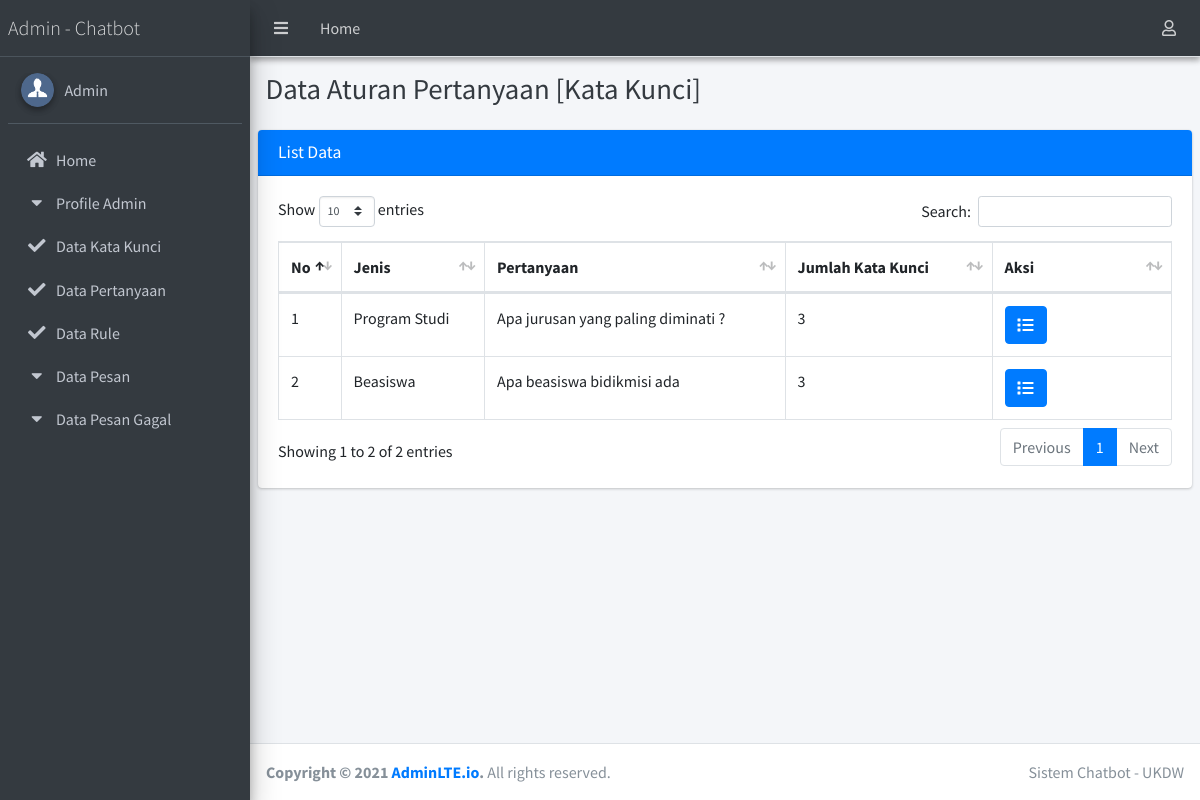
Page /admin/index.php?hal=aturan on the committed database.
### tables this page shows
CREATE TABLE `tb_pertanyaan` (
  `idpertanyaan` char(5) NOT NULL,
  `jenis` varchar(100) DEFAULT NULL,
  `pertanyaan` varchar(500) DEFAULT NULL,
  `jawaban` text DEFAULT NULL
);

### setting/crud.php (called while the page is built, shortened)
<?php
function JumlahData($conn,$table){
 $row = $conn->query("Select * from $table")->num_rows;
 return $row;
}
?>

### admin/aturan.php (the view, shortened to what this page needs)
<div class="content-header">
  <div class="container-fluid">
    <div class="row mb-2">
      <div class="col-sm-6">
        <h1 class="m-0 text-dark">Data Aturan Pertanyaan [Kata Kunci]</h1>
      </div>
    </div>
  </div>
</div>
<section class="content">
  <div class="row">
    <div class="col-12">
      <div class="card card-primary">
        <div class="card-header">
          <h3 class="card-title primary">List Data</h3>
        </div>
        <div class="card-body">
          <table id="example2" class="table table-bordered table-hover">
            <thead>
              <tr>
                <th>No</th>
                <th>Jenis</th>
                <th>Pertanyaan</th>
                <th>Jumlah Kata Kunci</th>
                <th>Aksi</th>
              </tr>
            </thead>
            <tbody>
              <?php
              $query="SELECT * from tb_pertanyaan";
              $result=$mysqli->query($query);
              $num_result=$result->num_rows;
              if ($num_result > 0 ) {
                $no=0;
                while ($data=mysqli_fetch_assoc($result)) {
                  extract($data);
                  ?>
                  <tr>
                    <td width="5%"><?=$no+=1; ?></td>
                    <td><?=$jenis; ?></td>
                    <td><?=$pertanyaan; ?></td>
                    <td><?=JumlahData($mysqli,"tb_pertanyaan_rule where idpertanyaan='$idpertanyaan'");?></td>
                    <td width="20%">
                      <a href="?hal=aturan_olah&id=<?=$idpertanyaan; ?>"
                        class="btn btn-icon btn-primary" title="Detail Data"><i class="fa fa-list"></i> </a>
                      </td>
                    </tr>
                  <?php }} ?>
                </table>
              </div>
            </div>
          </div>
        </div>
      </section>

### rows in the picture
tb_pertanyaan: no "1", jenis "Program Studi", pertanyaan "Apa jurusan yang paling diminati ?", idpertanyaan "3"
tb_pertanyaan: no "2", jenis "Beasiswa", pertanyaan "Apa beasiswa bidikmisi ada", idpertanyaan "3"
